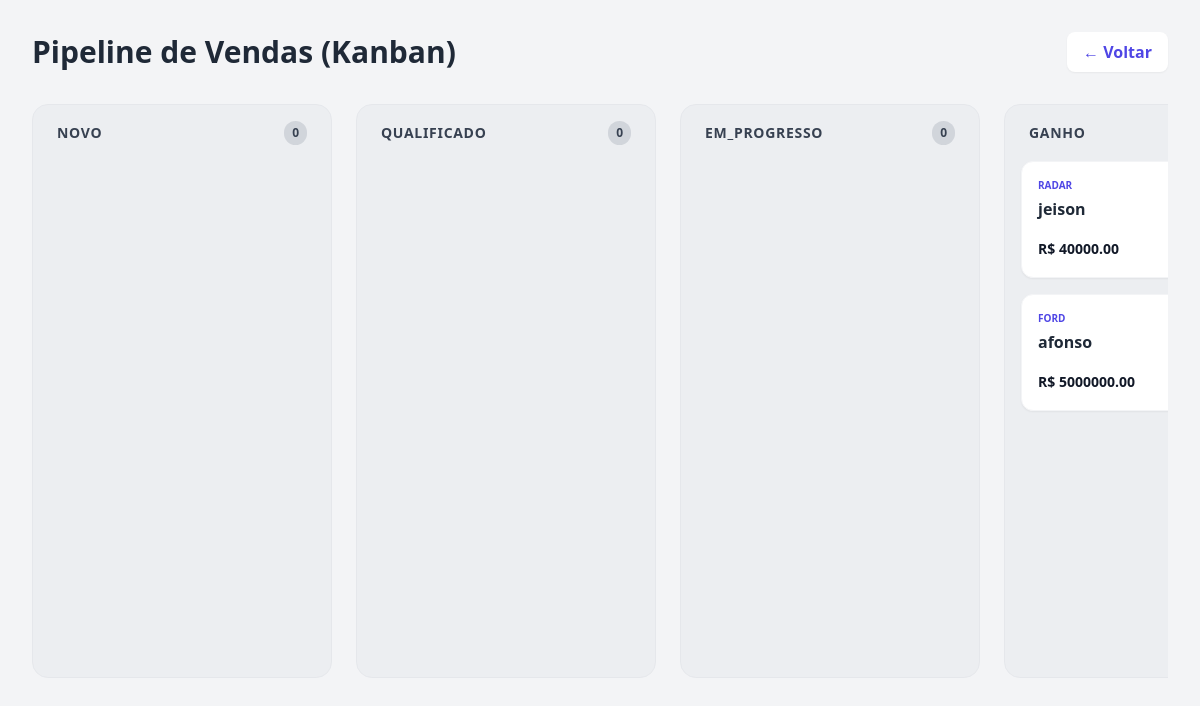
The app's page /crm/kanban/ (signed in) with its own data.
### crm/models.py (models this page shows, shortened)
class Oportunidade(models.Model):
    ESTAGIOS = [
        ('novo', 'Novo'),
        ('qualificado', 'Qualificado'),
        ('proposta', 'Proposta'),
        ('negociacao', 'Negociação'),
        ('ganho', 'Ganho'),
        ('perdido', 'Perdido'),
    ]
    titulo = models.CharField(max_length=255)
    contato = models.ForeignKey(Contato, on_delete=models.CASCADE)
    vendedor = models.ForeignKey(settings.AUTH_USER_MODEL, on_delete=models.CASCADE)
    valor = models.DecimalField(max_digits=12, decimal_places=2)
    estagio = models.CharField(max_length=20, choices=ESTAGIOS, default='novo')
    data_criacao = models.DateTimeField(auto_now_add=True)
    data_atualizacao = models.DateTimeField(auto_now=True)
    descricao = models.TextField(blank=True, null=True)

class Contato(models.Model):
    empresa = models.ForeignKey(Empresa, on_delete=models.CASCADE, related_name='contatos')
    nome = models.CharField(max_length=255)
    email = models.EmailField()
    telefone = models.CharField(max_length=20, blank=True)

class Empresa(models.Model):
    nome = models.CharField(max_length=255)
    cnpj = models.CharField(max_length=18, blank=True, null=True)
    setor = models.CharField(max_length=100, blank=True)

### crm/views.py (the view)
# urls.py: path('kanban/', views.kanban_negocios, name='kanban'),
@login_required
def kanban_negocios(request):
    negocios = Oportunidade.objects.filter(vendedor=request.user)
    colunas = {
        'novo': negocios.filter(estagio='novo'),
        'qualificado': negocios.filter(estagio='qualificado'),
        'em_progresso': negocios.filter(estagio='Negociação'),
        'ganho': negocios.filter(estagio='ganho'),
        'perdido': negocios.filter(estagio='perdido'),
    }
    return render(request, 'crm/kanban.html', {'colunas': colunas})

### templates/crm/kanban.html (shortened to what this page needs)
<!DOCTYPE html>
<html lang="pt-br">
<head>
    <script src="https://cdn.tailwindcss.com"></script>
    <link href="https://cdnjs.cloudflare.com/ajax/libs/font-awesome/6.0.0/css/all.min.css" rel="stylesheet">
</head>
<body class="bg-gray-100 p-8">
    <div class="max-w-[1600px] mx-auto">
        <div class="flex justify-between items-center mb-8">
            <h1 class="text-3xl font-bold text-gray-800">Pipeline de Vendas (Kanban)</h1>
            <a href="{% url 'dashboard' %}" class="bg-white px-4 py-2 rounded-lg shadow-sm font-semibold text-indigo-600 hover:bg-gray-50 transition">← Voltar</a>
        </div>
        <div class="flex gap-6 overflow-x-auto pb-4">
            {% for slug, lista in colunas.items %}
            <div class="flex-1 min-w-[300px] bg-gray-200/50 rounded-2xl p-4 border border-gray-200 flex flex-col">
                <div class="flex justify-between items-center mb-4 px-2">
                    <h2 class="font-bold text-gray-700 uppercase text-sm tracking-wider">{{ slug|capfirst }}</h2>
                    <span class="bg-gray-300 text-gray-700 text-xs font-bold px-2 py-1 rounded-full">{{ lista|length }}</span>
                </div>
                <div class="space-y-4 flex-1 kanban-drag-area min-h-[500px]" data-estagio="{{ slug }}">
                    {% for item in lista %}
                    <div class="bg-white p-4 rounded-xl shadow-sm border border-gray-100 hover:border-indigo-300 transition cursor-move group" data-id="{{ item.id }}">
                        <p class="text-[10px] font-bold text-indigo-600 uppercase mb-1">{{ item.contato.empresa.nome|default:"Sem Empresa" }}</p>
                        <h3 class="font-bold text-gray-800">{{ item.contato.nome }}</h3>
                        <div class="mt-4 flex justify-between items-center">
                            <span class="text-sm font-bold text-gray-900">R$ {{ item.valor }}</span>
                        </div>
                    </div>
                    {% endfor %}
                </div>
            </div>
            {% endfor %}
        </div>
    </div>
</body>
</html>

### records on screen
Oportunidade: contato.empresa.nome "RADAR", contato.nome "jeison", valor "40000.00"
Oportunidade: contato.empresa.nome "FORD", contato.nome "afonso", valor "5000000.00"

### other values on screen
{{ slug|capfirst }} "NOVO" "QUALIFICADO" "EM_PROGRESSO" "GANHO"
{{ lista|length }} "0" "0" "0"
